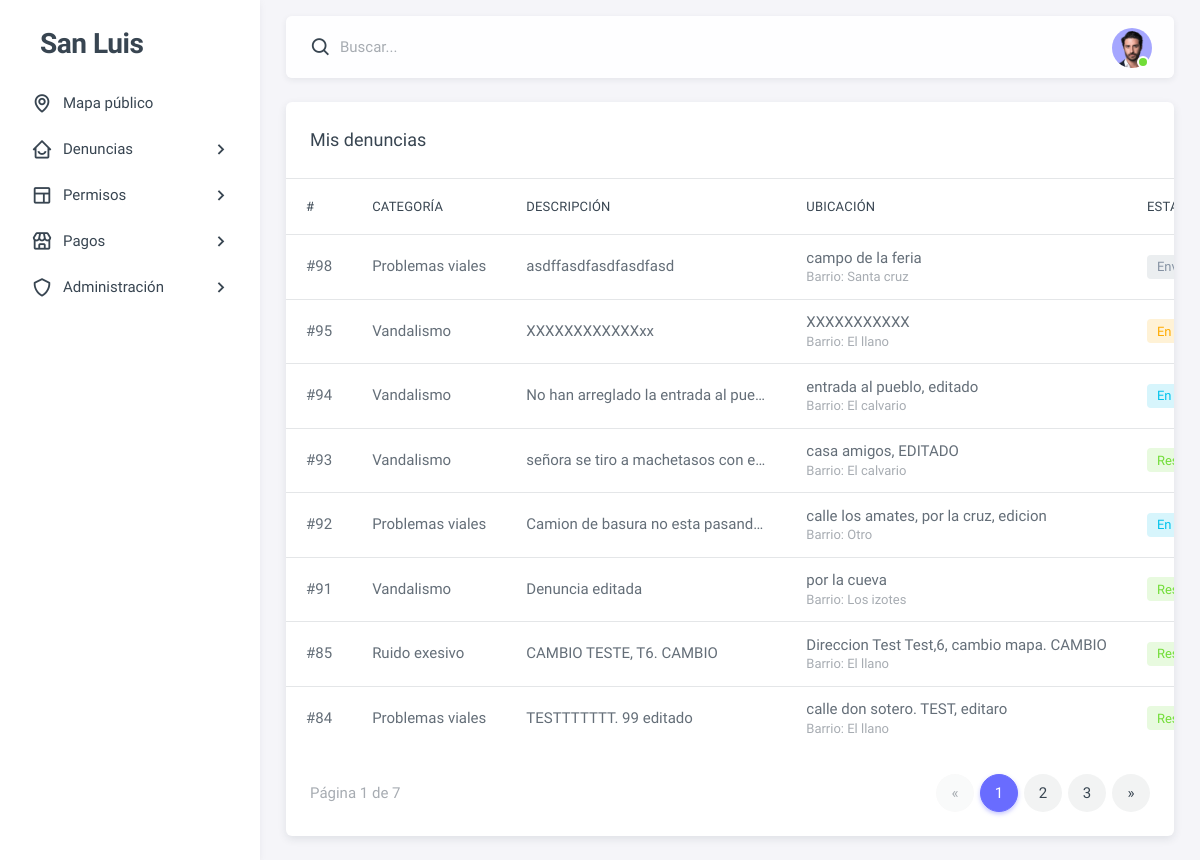
Page /denuncias/mias/ (signed in) on the committed database.
### dashboard/models.py (models this page shows, shortened)
class Denuncia(models.Model):
    ESTADOS = [
        ('enviada', 'Enviada'),
        ('en revisión', 'En revisión'),
        ('en proceso', 'En proceso'),
        ('resuelta', 'Resuelta'),
        ('rechazada', 'Rechazada'),
    ]
    usuario = models.ForeignKey(settings.AUTH_USER_MODEL, on_delete=models.SET_NULL, null=True, blank=True)
    categoria = models.ForeignKey('CategoriaDenuncia', on_delete=models.PROTECT)
    descripcion = models.TextField()
    fecha_hecho = models.DateField()
    es_anonima = models.BooleanField(default=False)
    estado = models.CharField(max_length=20, choices=ESTADOS, default='enviada')
    ubicacion = models.ForeignKey('Ubicacion', on_delete=models.SET_NULL, null=True, blank=True)
    evidencia = models.FileField(upload_to='denuncias/evidencias/', null=True, blank=True)
    rechazo_motivo = models.TextField(blank=True, default="")
    resolucion_nota = models.TextField(blank=True, default="")
    resolucion_evidencia = models.FileField(upload_to='denuncias/resoluciones/', null=True, blank=True)
    resuelto_por = models.ForeignKey(
        settings.AUTH_USER_MODEL, on_delete=models.SET_NULL,
        null=True, blank=True, related_name='denuncias_resueltas'
    )
    creada_en = models.DateTimeField(auto_now_add=True)
    finalizada_en = models.DateTimeField(null=True, blank=True)
    class Meta:
        indexes = [
            models.Index(fields=['estado']),
            models.Index(fields=['creada_en']),
        ]

class CategoriaDenuncia(models.Model):
    nombre = models.CharField(max_length=50, unique=True)

class Ubicacion(models.Model):
    latitud = models.DecimalField(max_digits=10, decimal_places=8, null=True, blank=True)
    longitud = models.DecimalField(max_digits=11, decimal_places=8, null=True, blank=True)
    direccion = models.TextField(blank=True, null=True)
    barrio = models.ForeignKey(Barrio, null=True, blank=True, on_delete=models.SET_NULL)

class Barrio(models.Model):
    nombre = models.CharField(max_length=100, unique=True)

### dashboard/views/user.py (the view)
# urls.py: path('denuncias/mias/', user.mis_denuncias, name='mis_denuncias'),
@login_required(login_url="login")
def mis_denuncias(request):
    qs = (
        Denuncia.objects.filter(usuario=request.user)
        .select_related("categoria", "ubicacion")
        .order_by("-creada_en")
    )
    page = Paginator(qs, 8).get_page(request.GET.get("page"))
    return render(request, "user/denuncias_mias.html", {"denuncias": page})

### dashboard/templates/user/denuncias_mias.html (shortened to what this page needs)
{% extends "user/index.html" %}
{% load static %}
{% block content %}
<div class="card">
  <h5 class="card-header">Mis denuncias</h5>
  <div class="table-responsive text-nowrap">
    <table class="table">
      <thead>
        <tr>
          <th>#</th>
          <th>Categoría</th>
          <th>Descripción</th>
          <th>Ubicación</th>
          <th>Estado</th>
          <th>Acciones</th>  </tr>
      </thead>
      <tbody class="table-border-bottom-0">
        {% for d in denuncias %}
        <tr>
          <td>#{{ d.id }}</td>
          <td>{{ d.categoria.nombre }}</td>
          <td class="text-truncate" style="max-width:280px;">{{ d.descripcion|truncatechars:90 }}</td>
          <td>
            {% if d.ubicacion %}
            {% if d.ubicacion.direccion %}
            {{ d.ubicacion.direccion }}
            {% elif d.ubicacion.latitud and d.ubicacion.longitud %}
            {{ d.ubicacion.latitud }}, {{ d.ubicacion.longitud }}
            {% else %}—{% endif %}
            {% if d.ubicacion.barrio %}
            <div class="text-muted small">Barrio: {{ d.ubicacion.barrio.nombre }}</div>
            {% endif %}
            {% else %}—{% endif %}
          </td>
          <td>
            {% if d.estado == "enviada" %}
            <span class="badge bg-label-secondary">Enviada</span>
            {% elif d.estado == "en revisión" %}
            <span class="badge bg-label-info">En revisión</span>
            {% elif d.estado == "en proceso" %}
            <span class="badge bg-label-warning">En proceso</span>
            {% elif d.estado == "resuelta" %}
            <span class="badge bg-label-success">Resuelta</span>
            {% elif d.estado == "cerrada" %}
            <span class="badge bg-label-dark">Cerrada</span>
            {% else %}
            <span class="badge bg-label-secondary">{{ d.estado }}</span>
            {% endif %}
          </td>
        </tr>
        {% empty %}
        <tr>
          <td colspan="8" class="text-center text-muted py-5">Aún no tienes denuncias.</td>
        </tr>
        {% endfor %}
      </tbody>
    </table>
  </div>
  {% if denuncias.paginator.num_pages > 1 %}
  <div class="card-footer d-flex justify-content-between align-items-center">
    <div class="text-muted">
      Página {{ denuncias.number }} de {{ denuncias.paginator.num_pages }}
    </div>
    <nav>
      <ul class="pagination mb-0">
        {% if denuncias.has_previous %}
        <li class="page-item">
          <a class="page-link" href="?page={{ denuncias.previous_page_number }}" aria-label="Anterior">&laquo;</a>
        </li>
        {% else %}
        <li class="page-item disabled"><span class="page-link">&laquo;</span></li>
        {% endif %}
        {% for num in denuncias.paginator.page_range %}
        {% if num == denuncias.number %}
        <li class="page-item active"><span class="page-link">{{ num }}</span></li>
        {% elif num >= denuncias.number|add:-2 and num <= denuncias.number|add:2 %} <li class="page-item"><a
            class="page-link" href="?page={{ num }}">{{ num }}</a></li>
          {% endif %}
          {% endfor %}
          {% if denuncias.has_next %}
          <li class="page-item">
            <a class="page-link" href="?page={{ denuncias.next_page_number }}" aria-label="Siguiente">&raquo;</a>
          </li>
          {% else %}
          <li class="page-item disabled"><span class="page-link">&raquo;</span></li>
          {% endif %}
      </ul>
    </nav>
  </div>
  {% endif %}
</div>
{% endblock %}

### rows in the picture
Denuncia: id "98", categoria.nombre "Problemas viales", descripcion "asdffasdfasdfasdfasd", ubicacion.direccion "campo de la feria", ubicacion.barrio.nombre "Santa cruz", estado "Enviada"
Denuncia: id "95", categoria.nombre "Vandalismo", descripcion "XXXXXXXXXXXXxx", ubicacion.direccion "XXXXXXXXXXX", ubicacion.barrio.nombre "El llano", estado "En…"
Denuncia: id "94", categoria.nombre "Vandalismo", descripcion "No han arreglado la entrada al pue…", ubicacion.direccion "entrada al pueblo, editado", ubicacion.barrio.nombre "El calvario", estado "En…"
Denuncia: id "93", categoria.nombre "Vandalismo", descripcion "señora se tiro a machetasos con e…", ubicacion.direccion "casa amigos, EDITADO", ubicacion.barrio.nombre "El calvario", estado "Resuelta"
Denuncia: id "92", categoria.nombre "Problemas viales", descripcion "Camion de basura no esta pasand…", ubicacion.direccion "calle los amates, por la cruz, edicion", ubicacion.barrio.nombre "Otro", estado "En…"
Denuncia: id "91", categoria.nombre "Vandalismo", descripcion "Denuncia editada", ubicacion.direccion "por la cueva", ubicacion.barrio.nombre "Los izotes", estado "Resuelta"
Denuncia: id "85", categoria.nombre "Ruido exesivo", descripcion "CAMBIO TESTE, T6. CAMBIO", ubicacion.direccion "Direccion Test Test,6, cambio mapa. CAMBIO", ubicacion.barrio.nombre "El llano", estado "Resuelta"
Denuncia: id "84", categoria.nombre "Problemas viales", descripcion "TESTTTTTTT. 99 editado", ubicacion.direccion "calle don sotero. TEST, editaro", ubicacion.barrio.nombre "El llano", estado "Resuelta"

### other values in the picture
{{ denuncias.number }} "1"
{{ denuncias.paginator.num_pages }} "7"
{{ num }} "1"
{{ num }} "2" "3"
